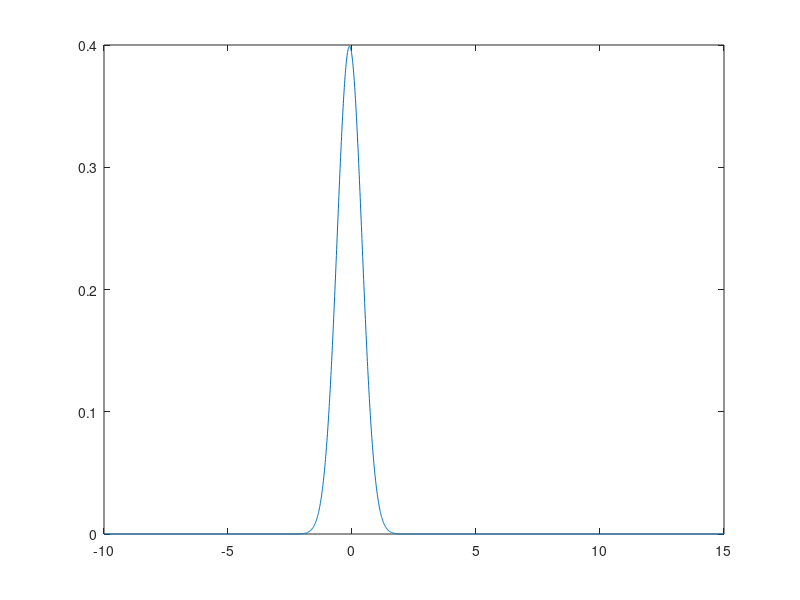

Recreate this plot in MATLAB. (Note: this script raises an error after producing the figure.)
clear all; close all; clc;      %Clear all workspaces
nsubs=8;                        % Select number of subjects
ntrials=10;                     % Select number of trials per subject

% Create (or read in) the data
% Set the individual subject means by sampling from the group distribution
group=2+4*randn(1,nsubs); 

% Sample the ntrials scores from each subject
for i=1:nsubs;
    x(:,i)=group(i)*ones(1,ntrials)+.5*randn(1,ntrials);
end;

% Compute the individual subject mean and standard deviation
M=mean(x)
s=std(x)

% Compute the fixed effects t-statistic
variance=s.^2; pooledvar=mean(variance);
sfixed=sqrt(pooledvar); tfixed=mean(M)/sqrt(pooledvar/nsubs)

% Compute the random effects t-statistic
srandom=std(M); trandom=mean(M)/(srandom/sqrt(nsubs))

% Plot everything
tx=[-10:.01:15]; k=1/sqrt(2*pi);
for i=1:nsubs;
    pdf=.5*(k/.5)*exp(-(tx-group(i)).^2/(2*.25));
    plot(tx,pdf); hold on;
    scatter(x(:,i),zeros(1,10),84,'x','k');
end;
pdfg=(k/4)*exp(-(tx-2).^2/(2*16));
plot (tx,pdfg); axis([-10 15 0 .5]);




